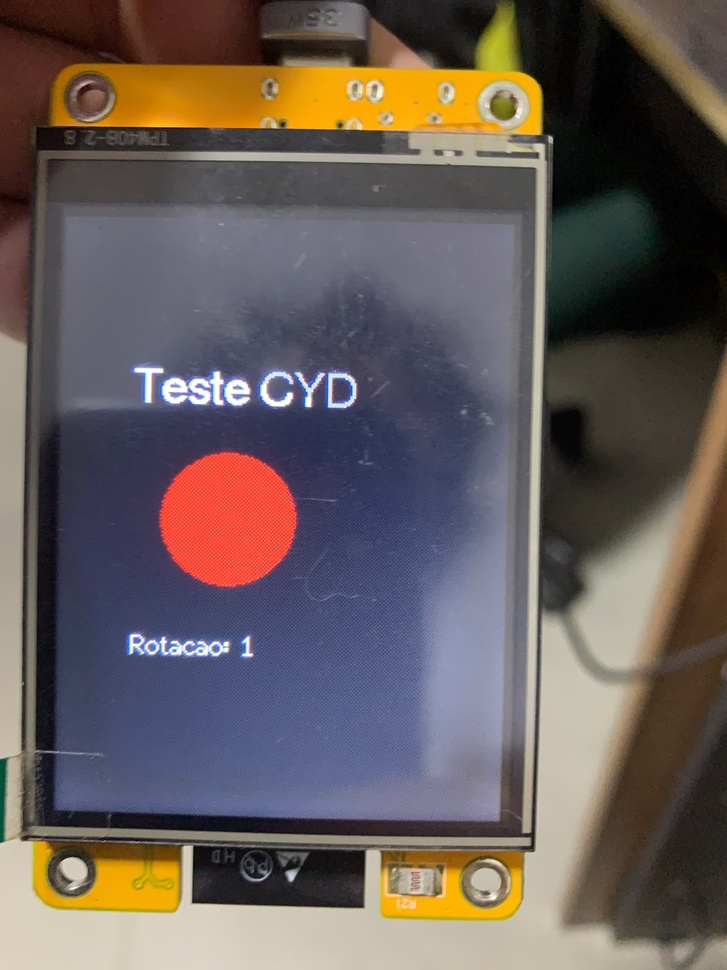
#> input picture builds-teste/tela-teste-3.jpeg, 727 x 970 px, shrunk from 1200 x 1600 before the run
$ python -i interlacer.py   (imports and definitions only)
#> lines starting #> are read from the running program, lines starting #| are printed output that depends on the picture
"""Interlace multiple frames into a single kinegram-style image.

The idea is simple: split each source frame into narrow slices and place those slices
from different frames back together in order. This creates the striped pattern that
makes a kinegram appear to animate when viewed through a moving barrier or mask.
"""

import logging
from typing import List, Literal

from PIL import Image

logger = logging.getLogger(__name__)


class InterlaceError(Exception):
    """Raised when frames cannot be interlaced into a single image."""


def interlace_frames(
    frames: list[Image.Image],
    stripe_width: int = 4,
    orientation: Literal["vertical", "horizontal"] = "vertical",
) -> Image.Image:
    """Interleave columns or rows from a sequence of frames into one image.

    Args:
        frames: Ordered list of Pillow images to combine.
        stripe_width: Width or height of each stripe group in pixels.
        orientation: Interlacing direction: "vertical" or "horizontal".

    Returns:
        A new Pillow image containing the interlaced result.

    Raises:
        InterlaceError: If the input frames are empty, have mismatched sizes,
            or use an invalid stripe width or orientation.
    """
    if not frames:
        raise InterlaceError("Cannot interlace an empty frame list.")

    if stripe_width <= 0:
        raise InterlaceError(f"stripe_width must be positive, got {stripe_width}.")

    if orientation not in {"vertical", "horizontal"}:
        raise InterlaceError(f"Unsupported orientation: {orientation}")

    normalized_frames = [frame.convert("RGB") if frame.mode != "RGB" else frame.copy() for frame in frames]

    sizes = {frame.size for frame in normalized_frames}
    if len(sizes) != 1:
        raise InterlaceError(
            "All input frames must have identical dimensions; got "
            f"{sorted(sizes, key=lambda item: (item[0], item[1]))}."
        )

    width, height = normalized_frames[0].size
    if orientation == "vertical":
        result = Image.new("RGB", (width, height))
        for start in range(0, width, stripe_width):
            end = min(start + stripe_width, width)
            frame_index = (start // stripe_width) % len(normalized_frames)
            source_frame = normalized_frames[frame_index]
            stripe = source_frame.crop((start, 0, end, height))
            result.paste(stripe, (start, 0))
    else:
        result = Image.new("RGB", (width, height))
        for start in range(0, height, stripe_width):
            end = min(start + stripe_width, height)
            frame_index = (start // stripe_width) % len(normalized_frames)
            source_frame = normalized_frames[frame_index]
            stripe = source_frame.crop((0, start, width, end))
            result.paste(stripe, (0, start))

    logger.debug(
        "Interlacing frames: stripe_width=%d, orientation=%s, frame_count=%d, output_size=%s",
        stripe_width,
        orientation,
        len(normalized_frames),
        result.size,
    )
    return result

>>> import cv2
>>> picture = cv2.imread('../builds-teste/tela-teste-3.jpeg', cv2.IMREAD_GRAYSCALE)
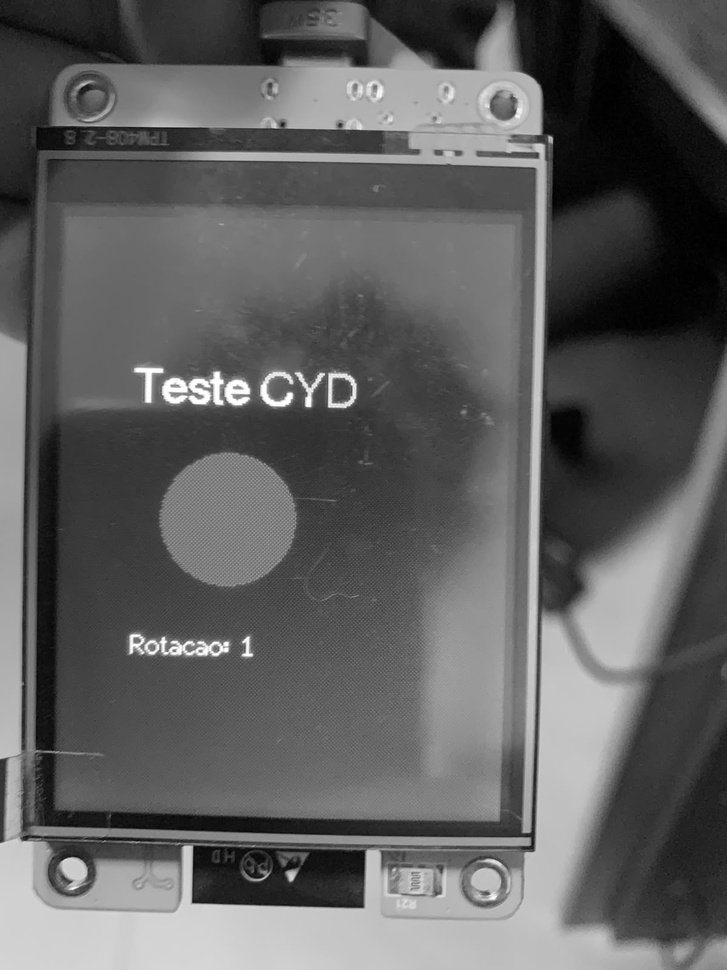
#> picture: shape (970, 727); min 0, max 255, mean 95.3
>>> result = interlace_frames(picture)
#> (the run stopped early here; a loop or call above may not have finished)
